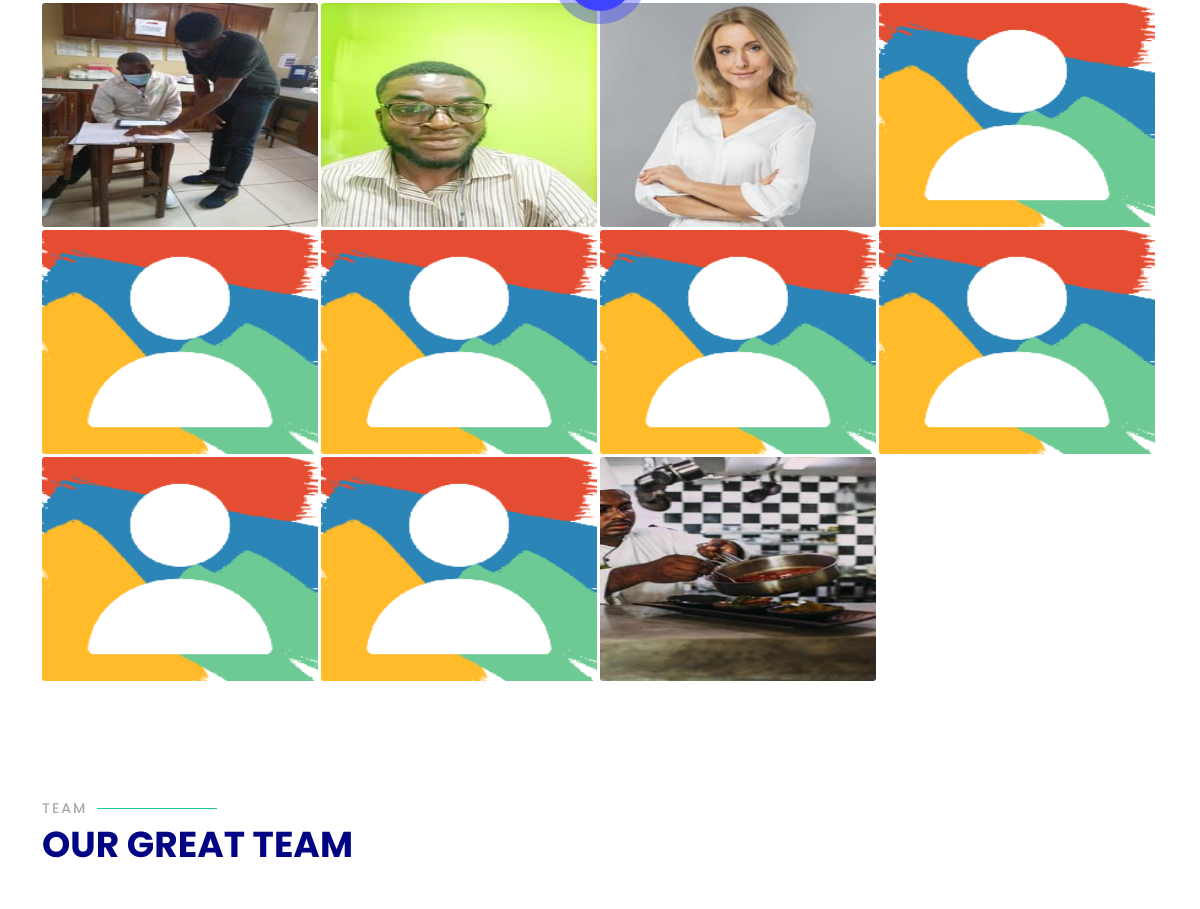
/landing (middle part), run on an earlier commit of the app's database.
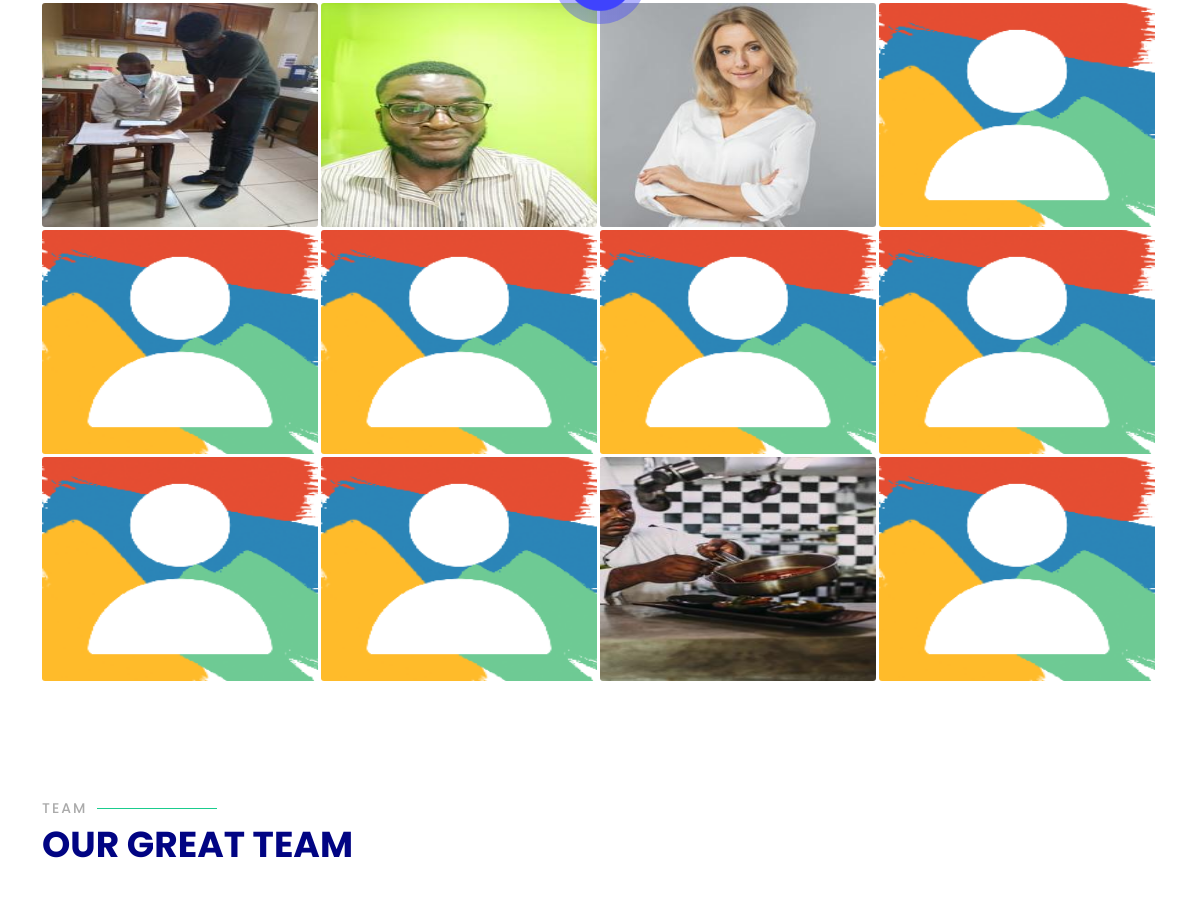
And on a later commit of the database.
### mainapp/models.py (models this page shows, shortened)
class ProfilePersonal(models.Model):
    user = models.OneToOneField(User, on_delete=models.CASCADE)
    account_type = models.CharField(
        max_length=10, choices=ACC, null=True, blank=True)
    title = models.CharField(
        max_length=10, choices=TITLE, null=True, blank=True)
    gender = models.CharField(
        max_length=10, choices=GENDER, null=True, blank=True)
    first_name = models.CharField(max_length=30, null=True, blank=True)
    last_name = models.CharField(max_length=30, null=True, blank=True)
    phone_number = models.CharField(max_length=15, null=True, blank=True)
    whatsapp_number = models.CharField(max_length=15, null=True, blank=True)
    show_whatsapp_number = models.BooleanField(default=True)
    online_lesson = models.BooleanField(default=False)
    country = models.ForeignKey(Country, on_delete=models.PROTECT, null=True)
    region = ChainedForeignKey(Region, chained_field="country",
                               chained_model_field="country",
                               show_all=False,
                               auto_choose=True,
                               sort=True,
                               null=True,)
    town = ChainedForeignKey(Town, chained_field="region",
                             chained_model_field="region",
                             show_all=False,
                             auto_choose=True,
                             sort=True,
                             null=True,)
    address = models.CharField(max_length=256, null=True, blank=True)
    date_of_birth = models.DateField(default=timezone.now)
    level_of_education = models.CharField(
        max_length=50, choices=EL, null=True, blank=True)
    date_of_birth = models.DateField(default=timezone.now)
    view_count = models.PositiveIntegerField(default=0)
    paid = models.BooleanField(default=False)
    favourite = models.ManyToManyField(
        User, related_name='saved_user', blank=True)
    profile_pic = models.ImageField(
        upload_to='profile_img', default='default.png')
    def __str__(self):
        return self.user.username + " profile"

### mainapp/views.py (the view, shortened to what this page needs)
# urls.py: path('landing', LandingView.as_view(), name='landing'),
class LandingView(TemplateView):
    template_name = 'main/landing.html'

### category/category_processor.py (called while the page is built)
def category_list(request):
    suggested = []
    tutor = ProfilePersonal.objects.filter(account_type="tutor")
    profil = ProfilePersonal.objects.all()
    print('erjejr')
    print(tutor)
    if request.user.is_authenticated:
        if request.user.profilepersonal in tutor:
            suggested = ProfilePersonal.objects.filter(account_type="student")
    else:
        suggested = ProfilePersonal.objects.filter(account_type="student")
    return {
        'all_cat': Category.objects.all().order_by('name'),
        'all_subcat': SubCategory.objects.select_related('category').all().order_by('name'),
        'all_sub': Subject.objects.select_related('subcategory').all().order_by('subcategory'),
        'review' : Review.objects.all(),
        'tutors': tutor,
        'suggested': suggested
    }

### category/models.py (called while the page is built)
    def __str__(self):
        return str(self.name)

### dani/dani_processor.py (called while the page is built)
def carousel_slide(request):
    return {
        'carousel' : Carousel.objects.all(),
        'subject_res' : Subject.objects.all(),
        'suggested': ProfilePersonal.objects.filter(paid=True)
     }

### templates/main/landing.html (shortened to what this page needs)
{% load static %}
<!DOCTYPE html>
<html lang="en">
<head>
  <link href="{% static 'assets/vendor/bootstrap/css/bootstrap.min.css' %}" rel="stylesheet">
  <link href="{% static 'assets/vendor/bootstrap-icons/bootstrap-icons.css' %}" rel="stylesheet">
<link rel="stylesheet" href="https://cdn.jsdelivr.net/npm/glightbox/dist/css/glightbox.min.css" />
<link href="https://cdn.jsdelivr.net/npm/remixicon@2.5.0/fonts/remixicon.css" rel="stylesheet">
<link rel="stylesheet" href="https://unpkg.com/swiper@8/swiper-bundle.min.css" />
<link href="https://unpkg.com/aos@2.3.1/dist/aos.css" rel="stylesheet">
<link href='https://unpkg.com/boxicons@2.1.2/css/boxicons.min.css' rel='stylesheet'>
<link rel="stylesheet" href="https://cdn.jsdelivr.net/npm/glightbox/dist/css/glightbox.min.css" />
  <link href="{% static 'assets/css/style.css' %}" rel="stylesheet">
</head>
<body>
  <main id="main">
    <section id="gallery" class="gallery">
      <div class="container">
        <div class="row g-0" data-aos="fade-left">
			{% for profile in tutors %}
			<div class="col-lg-3 col-md-4">
            <div class="gallery-item" data-aos="zoom-in" data-aos-delay="100" >
              <a href="{% url 'dantorial:userprofile' profile.id %}">
                <img src="{{profile.profile_pic.url}}" alt="" class="img-fluid card-img"  style='height:14rem; width:100%;' >
              </a>
            </div>
          </div>
			{% endfor %}
        </div>
      </div>
    </section>
    <section id="team" class="team">
      <div class="container">
        <div class="section-title" data-aos="fade-up">
          <h2>Team</h2>
          <p>Our Great Team</p>
        </div>
      </div>
    </section>
  </main>
</body>
</html>

What changed in the data, as far as the page shows it:
added ProfilePersonal: profile_pic (placeholder picture)
